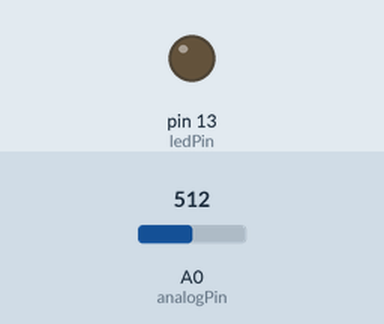
The sketch below on a simulated Arduino Uno, built with avr-gcc and run on an emulated ATmega328P. On the bench: output pins drawn as LEDs (lit = HIGH). The inputs (shaded band) are chosen by the test bench; at power-on: A0 (analogPin) = 512.

Above: at 1.2 s.
1.3 s: A0 (analogPin) set to 531
At 2.5 s:
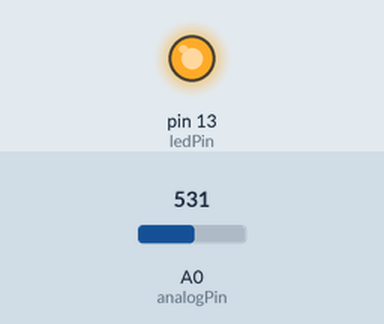
2.8 s: A0 (analogPin) set to 511
At 3.9 s:
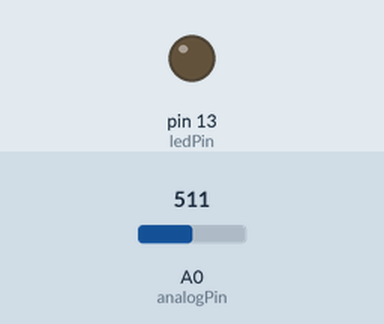
4.3 s: A0 (analogPin) set to 716
At 5.1 s:
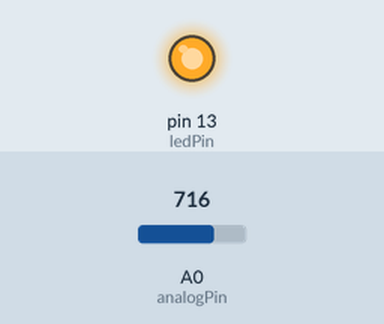
Timing chart, 0 to 7.3 s (numbered marks = the images above; inputs shaded):
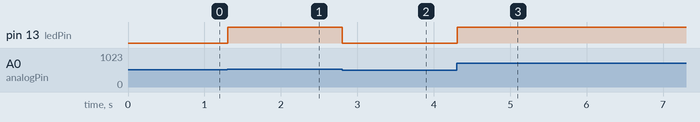

Measured:
- the behaviour switches between 513 and 514 on A0 (analogPin) (found by bisection; images 0 and 1)
- after the input at 1.3 s, pin 13 (ledPin): LOW → HIGH at once
- after the input at 2.8 s, pin 13 (ledPin): HIGH → LOW at once
- after the input at 4.3 s, pin 13 (ledPin): LOW → HIGH at once

The sketch:

code.ino
```cpp
const int analogPin = A0;   // Analog input pin
const int ledPin = 13;       // PWM-capable digital pin for LED

void setup() {
  pinMode(ledPin, OUTPUT);  // Set LED pin as output
}

void loop() {
  int analogValue = analogRead(analogPin);  // Read analog input (0–1023)

  // Map analog value (0–1023) to PWM value (0–255)
  int ledBrightness = map(analogValue, 0, 1023, 0, 255);

  // Set LED brightness
  analogWrite(ledPin, ledBrightness);

  delay(100);  // Small delay for stability
}
```
